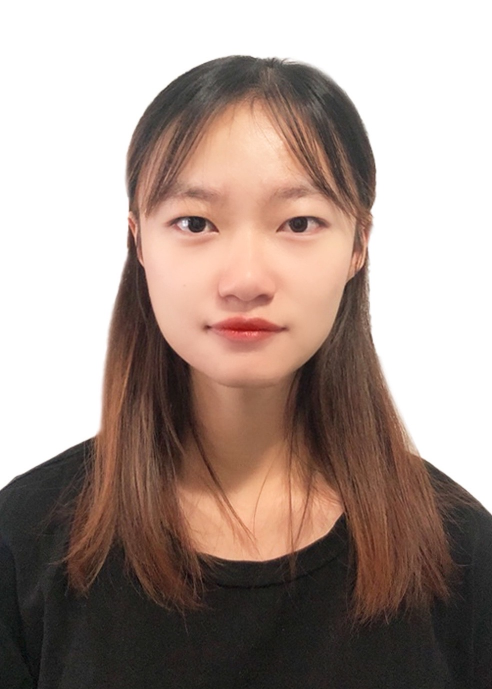
#> input picture Project/陈雨晴/face_dataset/ChenYQ.jpg, 984 x 1378 px, given in place of the camera (shown at 1/2 size)
$ jupyter execute '运动物体检测框选.ipynb'
#> lines starting #> are read from the running program, lines starting #| are printed output that depends on the picture
[cell 1]
import cv2
import numpy as np

[cell 2]
import cv2
import numpy as np
#读取视频流
cap = cv2.VideoCapture(0)
firstFrame = None
countflag = 0
#设置视频参数
#cap.set(3, 480)
def discern(img):
    pathf = '/Users/chenyuqing/opencv/data/haarcascades/haarcascade_frontalface_default.xml'
    gray = cv2.cvtColor(img, cv2.COLOR_BGR2GRAY)
    face_cascade = cv2.CascadeClassifier(pathf)
    faceRects = face_cascade.detectMultiScale(gray, scaleFactor=1.2, minNeighbors=3, minSize=(50, 50))
    if len(faceRects):
        for faceRect in faceRects:
            x, y, w, h = faceRect
            cv2.rectangle(img, (x, y), (x + h, y + w), (0, 255, 0), 2)  # 框出人脸
    cv2.imshow("Image", img)


if cap.isOpened():
    while(True):
        countflag += 1
        ret, frame = cap.read()
#> frame is the input picture: shape (1378, 984, 3); mean B, G, R 141.7, 149.6, 167.2
        #没有抓到第一帧那么说明到了视频结尾
        if not ret:
            break
        #调整帧的大小，转换为灰度图像进行高斯模糊
        framev = cv2.resize(frame, (640, 360))
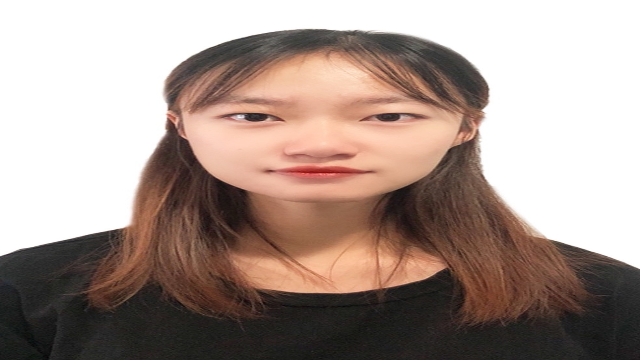
#> framev: shape (360, 640, 3); mean B, G, R 141.7, 149.6, 167.1
        frame = cv2.resize(frame, (640, 360), interpolation=cv2.INTER_CUBIC)
#> frame: shape (360, 640, 3)
        gray = cv2.cvtColor(frame, cv2.COLOR_BGR2GRAY)
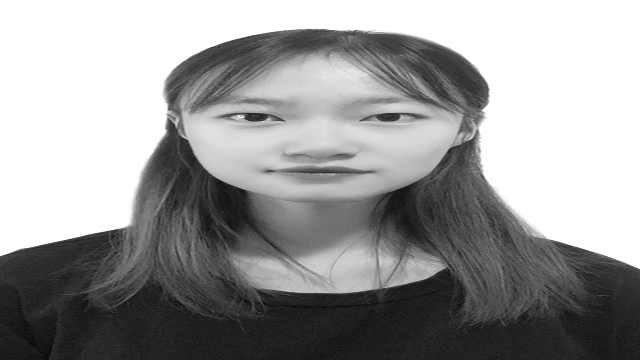
#> gray: shape (360, 640); min 2, max 255, mean 154
        gray = cv2.GaussianBlur(gray, (21, 21), 0)
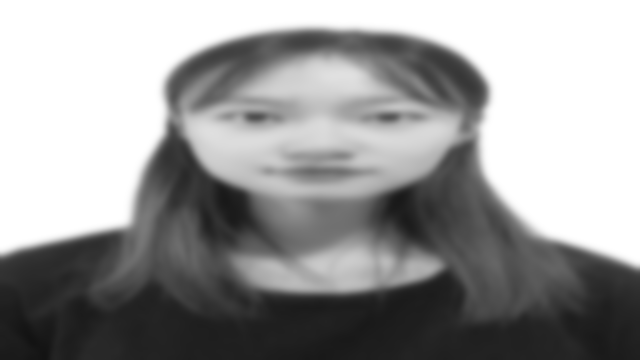
#> gray: shape (360, 640); min 19, max 255, mean 154
        #如果第一帧是None， 对其初始化
        if firstFrame is None:
            firstFrame = gray
            continue
        #计算当前帧与第一帧的不同
        frameDelta = cv2.absdiff(firstFrame, gray)
        thresh = cv2.threshold(frameDelta, 25, 255, cv2.THRESH_BINARY)[1]
        #扩展阀值图像填充孔洞
        thresh = cv2.dilate(thresh, None, iterations=3)
        contours, hierarchy = cv2.findContours(thresh.copy(), cv2.RETR_EXTERNAL, cv2.CHAIN_APPROX_SIMPLE)
        #遍历轮廓
        flag = 1
        for contour in contours:
            if cv2.contourArea(contour) < 1000: #面积阈值
                continue
            #计算最小外接矩形
            x, y, w, h = cv2.boundingRect(contour)
            cv2.rectangle(frame, (x, y), (x + w, y + h), (0, 255, 0), 2)
            if(flag):
                flag = 0
                discern(framev)

        cv2.putText(frame, "F{}".format(frame), (20, 30), cv2.FONT_HERSHEY_SIMPLEX, 1, (0, 0, 255), 2)

        cv2.imshow('frame_with_result', frame)
        cv2.imshow('thresh', thresh)
        cv2.imshow('frameDiff', frameDelta)
        if(countflag == 50):
            countflag = 0
            firstFrame = gray
        #处理按键效果
        key = cv2.waitKey(60) & 0xff
        if key == 27:
            break
        elif key == ord(' '):
            cv2.waitKey(0)

    cap.release()
cv2.destroyAllWindows()

$ run again, on Project/陈雨晴/face_dataset/Cheng.jpg
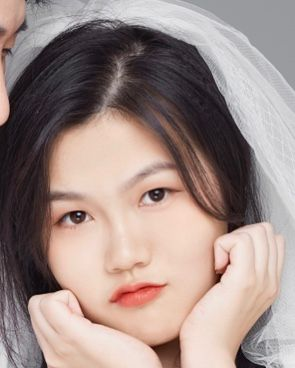
#> input picture Project/陈雨晴/face_dataset/Cheng.jpg, 295 x 368 px, given in place of the camera
#> frame is the input picture: shape (368, 295, 3); mean B, G, R 135.5, 140.5, 158.9
#> `framev = cv2.resize(frame, (640, 360))`:
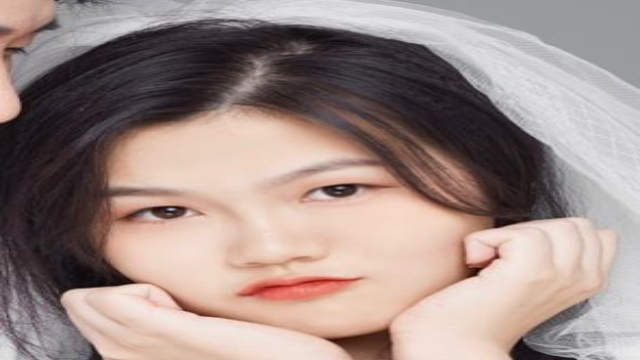
#> framev: shape (360, 640, 3); mean B, G, R 135.4, 140.4, 158.8
#> frame: shape (360, 640, 3)
#> `gray = cv2.GaussianBlur(gray, (21, 21), 0)`:
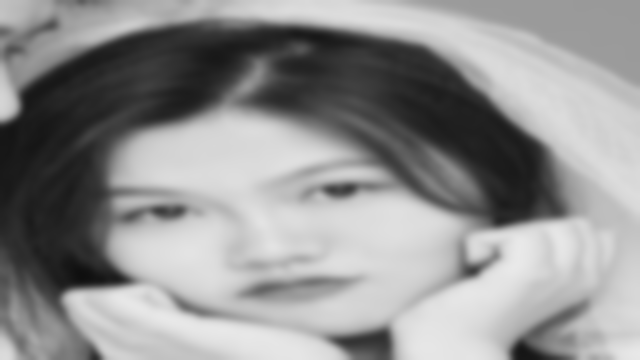
#> gray: shape (360, 640); min 15, max 233, mean 145.4

$ run again, on Project/陈雨晴/face_dataset/ChengPY.jpg
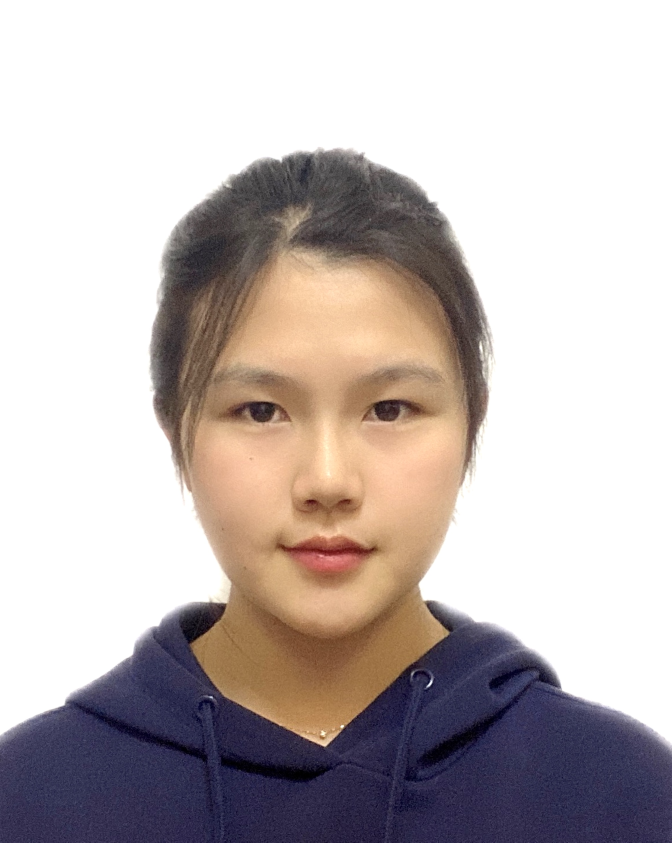
#> input picture Project/陈雨晴/face_dataset/ChengPY.jpg, 2015 x 2527 px, given in place of the camera (shown at 1/3 size)
#> frame is the input picture: shape (2527, 2015, 3); mean B, G, R 182.9, 184.2, 193.4
#> `framev = cv2.resize(frame, (640, 360))`:
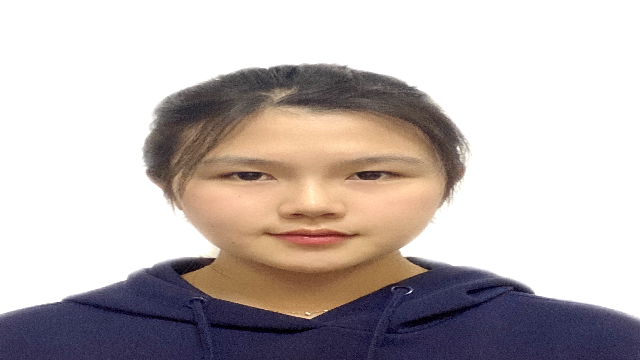
#> framev: shape (360, 640, 3); mean B, G, R 182.8, 184.1, 193.4
#> frame: shape (360, 640, 3)
#> `gray = cv2.GaussianBlur(gray, (21, 21), 0)`:
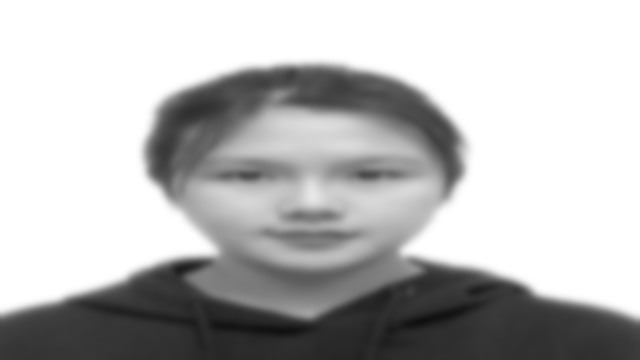
#> gray: shape (360, 640); min 16, max 255, mean 186.8
